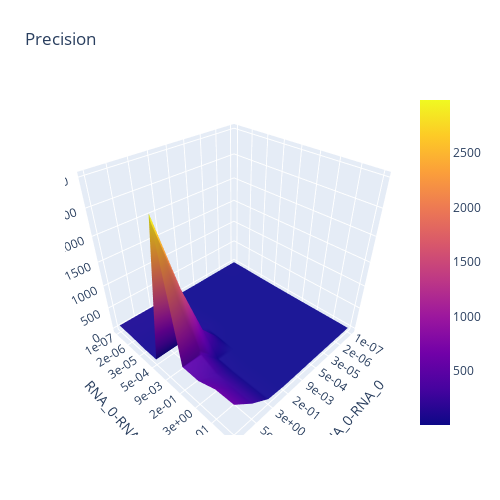

The cell this chart's notebook holds for it:
### Code cell
slices = [static] * (len(x.shape) - 1)
slices[choice1_idx] = slice(x.shape[choice1_idx+1])
slices[choice2_idx] = slice(x.shape[choice2_idx+1])
z_data = x[tuple([output_idx] + slices)]


fig = go.Figure(data=[go.Surface(z=z_data)])

fig.update_layout(title=prettify_keys_for_label(analytic_name),
                  autosize=False,
                  width=500, height=500,
                  margin=dict(l=65, r=50, b=65, t=90),
                  scene=dict(
    xaxis=dict(
        tickmode="array",
        ticktext=[f'{p:.0e}' for p in param_range],
        tickvals=np.arange(x.shape[1]),
        title=f"{choice11}-{choice12}"
    ),
    yaxis=dict(
        tickmode="array",
        ticktext=[f'{p:.0e}' for p in param_range],
        tickvals=np.arange(x.shape[1]),
        title=f"{choice21}-{choice22}"
    ), 
    zaxis=dict(title=prettify_keys_for_label(analytic_name))
))
# fig.update_xaxes(labelalias=<VALUE>)
# fig.show()

### Figure 1 — Plotly figure (JSON) as saved in the notebook; plotly's stock layout.template omitted (floating-point values rounded to 4 significant figures)
{"data": [{"type": "surface", "z": [[11.1, 10.81, 7.406, 2.344, 3.495, 58.47, 69.47, 70.86, 69.93], [10.45, 10.17, 7.165, 2.354, 3.494, 55.39, 65.82, 66.99, 66.1], [5.624, 5.574, 4.838, 2.506, 3.48, 33.04, 39.39, 39.53, 39.2], [2.583, 2.587, 2.657, 3.103, 3.45, 44.14, 42.05, 42.8, 41.43], [2.506, 2.507, 2.522, 2.652, 2.646, 13.94, 481.1, 1576.0, 2986.0], [3.111, 3.111, 3.115, 3.136, 2.697, 5.021, 53.25, 463.1, 467.2], [6.081, 6.081, 6.079, 6.029, 4.036, 4.289, 34.71, 302.3, 463.5], [8.215, 8.214, 8.209, 8.099, 4.894, 4.642, 35.91, 288.1, 608.3], [8.437, 8.437, 8.431, 8.315, 4.986, 4.676, 36.04, 287.1, 623.7]]}], "layout": {"autosize": false, "height": 500, "margin": {"b": 65, "l": 65, "r": 50, "t": 90}, "scene": {"xaxis": {"tickmode": "array", "ticktext": ["1e-07", "2e-06", "3e-05", "5e-04", "9e-03", "2e-01", "3e+00", "5e+01", "9e+02"], "tickvals": [0, 1, 2, 3, 4, 5, 6, 7, 8], "title": {"text": "RNA_0-RNA_0"}}, "yaxis": {"tickmode": "array", "ticktext": ["1e-07", "2e-06", "3e-05", "5e-04", "9e-03", "2e-01", "3e+00", "5e+01", "9e+02"], "tickvals": [0, 1, 2, 3, 4, 5, 6, 7, 8], "title": {"text": "RNA_0-RNA_1"}}, "zaxis": {"title": {"text": "Precision"}}}, "title": {"text": "Precision"}, "width": 500}}
